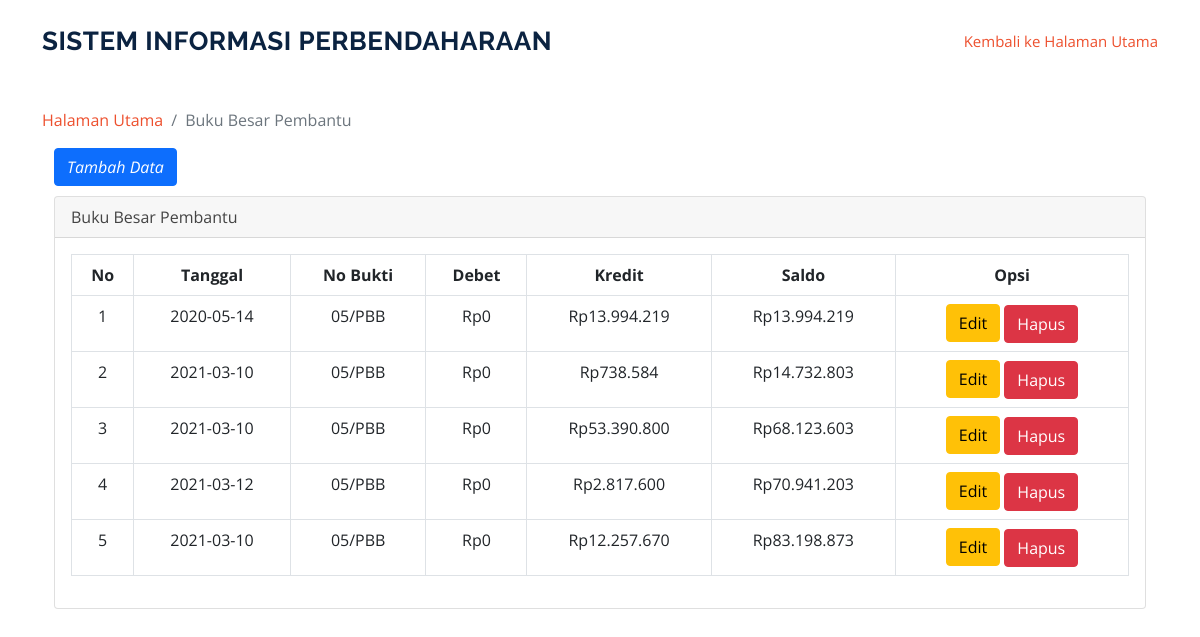
The page /index.php/bbp on the database as committed earlier.
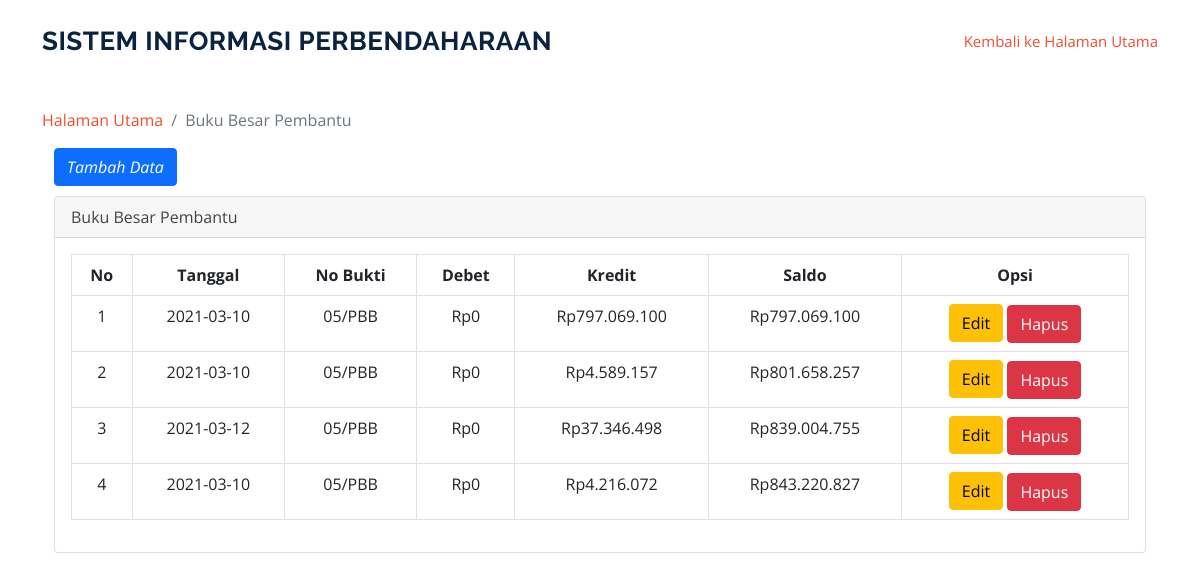
The same page on the database as committed later.
### tables this page shows
CREATE TABLE `tbl_bbp` (
  `kode_bbp` int(11) NOT NULL,
  `tanggal` date NOT NULL,
  `kode_buktipajak` varchar(25) NOT NULL,
  `debet` varchar(25) NOT NULL,
  `kredit` varchar(25) NOT NULL
);

### application/controllers/Bbp.php (called while the page is built, shortened)
<?php
class Bbp extends CI_Controller {
	public function __construct()
    {
       $this->load->model('model_bbp');
    }
	function index()
	{
        $data['content'] = $this->db->get('tbl_bbp');
        $this->load->view('bbp/bbp', $data);
	}
}

### index.php (called while the page is built, shortened)
<?php
require_once BASEPATH.'core/CodeIgniter.php';

### application/views/bbp/bbp.php (the view)
<?php
$this->load->view('include/header');
?>
</head>
<section id_ssh="services" class="services">
      <div class="container">
      <ol class="breadcrumb" >
        <li class="breadcrumb-item">
          <a href="<?php echo base_url('user/index')?>">Halaman Utama</a>
        </li>
        <li class="breadcrumb-item active">Buku Besar Pembantu</li>
      </ol>
      <div class="container">
      <a href="<?php echo base_url('bbp/menambahdatabbp')?>" class="btn btn-primary" style="margin-bottom: 10px;"><i class="fa fa-plus">Tambah Data</a></i>
  <div class="card mb-3">
        <div class="card-header">
          <i class="fa fa-table"></i>Buku Besar Pembantu</div>
        <div class="card-body">
          <div class="table-responsive">
            <table class="table table-bordered" id="dataTable" width="100%" cellspacing="0">
              <thead>
                <tr class="text-center">
                  <th>No</th>
                  <th>Tanggal</th>
                  <th>No Bukti</th>
                  <th>Debet</th>
                  <th>Kredit</th>
                  <th>Saldo</th>
                  <th>Opsi</th>
                </tr>
              </thead>
            <tbody  class="text-center">
                <tr>
                <?php
                  $i = 1;
                  $saldo = 0;
                  foreach ($content->result() as $data)
                  {
                    $saldo += $data->kredit;
                  ?>
                  <td><?= $i ?></td>
                  <td><?= $data->tanggal ?></td>
                  <td><?= $data->kode_buktipajak ?></td>
                  <td><?= 'Rp'.number_format($data->debet,0,'.','.')?></td>
                  <td><?= 'Rp'.number_format($data->kredit,0,'.','.')?></td>
                  <td><?= 'Rp'.number_format($saldo,0,'.','.')?></td>
                  <td>
                    <a href="<?php echo base_url()?>bbp/updatedatabbp/<?php echo $data->kode_bbp; ?>" class="btn btn-warning" style="margin-bottom: 1px;">Edit<i class="fa fa-tag"></i></a>
                    <a href="<?php echo base_url()?>bbp/action_deletedatabbp/<?php echo $data->kode_bbp; ?>" onclick="return confirm('Apakah anda yakin?');" class="btn btn-danger">Hapus<i class="fa fa-trash"></i></a>
                  </td>
                </tr>
                    <?php
                      $i++;
                  }
                  ?>
              </tbody>
            </table>
          </div>
        </div>
      </div>
    </div>
  </div>
  <?php $this->load->view('include/footer'); ?>

### application/views/include/header.php (shortened to what this page needs)
<!DOCTYPE html>
<html lang="en">
<head>
  <link href="<?php echo base_url('assets2/vendor/animate.css/animate.min.css')?>" rel="stylesheet">
  <link href="<?php echo base_url('assets2/vendor/aos/aos.css')?>" rel="stylesheet">
  <link href="<?php echo base_url('assets2/vendor/bootstrap/css/bootstrap.min.css')?>" rel="stylesheet">
  <link href="<?php echo base_url('assets2/vendor/bootstrap-icons/bootstrap-icons.css')?>" rel="stylesheet">
  <link href="<?php echo base_url('assets2/vendor/boxicons/css/boxicons.min.css')?>" rel="stylesheet">
  <link href="<?php echo base_url('assets2/vendor/glightbox/css/glightbox.min.css')?>" rel="stylesheet">
  <link href="<?php echo base_url('assets2/vendor/remixicon/remixicon.css')?>" rel="stylesheet">
  <link href="<?php echo base_url('assets2/vendor/swiper/swiper-bundle.min.css')?>" rel="stylesheet">
  <link href="<?php echo base_url('assets2/css/style.css')?>" rel="stylesheet">
</head>
<body>
  <header id="header" class="fixed-top">
    <div class="container d-flex align-items-center justify-content-between">
      <h1 class="logo"><a href="<?php echo base_url('user/index')?>">Sistem Informasi Perbendaharaan</a></h1>
      <nav id="navbar" class="navbar">
        <ul>
          <li><a class="nav-link scrollto active" href="<?php echo base_url('user/index')?>">Kembali ke Halaman Utama</a></li>
        </ul>
      </nav>
    </div>
  </header>
  <br><br>

### application/views/include/footer.php (shortened to what this page needs)
</body>
</html>

### assets2/css/style.css (style rules this page uses)
body { font-family: "Open Sans", sans-serif; color: #444444; }
a { color: #ed502e; text-decoration: none; }
h1, h2, h3, h4, h5, h6 { font-family: "Raleway", sans-serif; }
#header { background: #fff; transition: all 0.5s; z-index: 997; padding: 20px 0; }
#header .logo { font-size: 26px; margin: 0; padding: 0; line-height: 1; font-weight: 700; letter-spacing: 0.5px; text-transform: uppercase; }
#header .logo a { color: #0b2341; }
.navbar { padding: 0; }
.navbar ul { margin: 0; padding: 0; display: flex; list-style: none; align-items: center; }
.navbar li { position: relative; }
.navbar a { display: flex; align-items: center; justify-content: space-between; padding: 10px 0 10px 30px; font-size: 15px; color: #0b2341; white-space: nowrap; transition: 0.3s; }
.navbar a:hover, .navbar .active, .navbar li:hover > a { color: #ed502e; }
section { padding: 60px 0; }

Rows that differ between the two databases and show on the page:
removed tbl_bbp: tanggal "2020-05-14", kode_buktipajak "05/PBB", debet "0", kredit "13.994.219", saldo "13.994.219"
changed tbl_bbp (number 1 of 4 on the later page): kredit "738.584" → "797.069.100"; saldo "14.732.803" → "797.069.100"
changed tbl_bbp (number 2 of 4 on the later page): kredit "53.390.800" → "4.589.157"; saldo "68.123.603" → "801.658.257"
changed tbl_bbp (number 3 of 4 on the later page): kredit "2.817.600" → "37.346.498"; saldo "70.941.203" → "839.004.755"
changed tbl_bbp (number 4 of 4 on the later page): kredit "12.257.670" → "4.216.072"; saldo "83.198.873" → "843.220.827"
